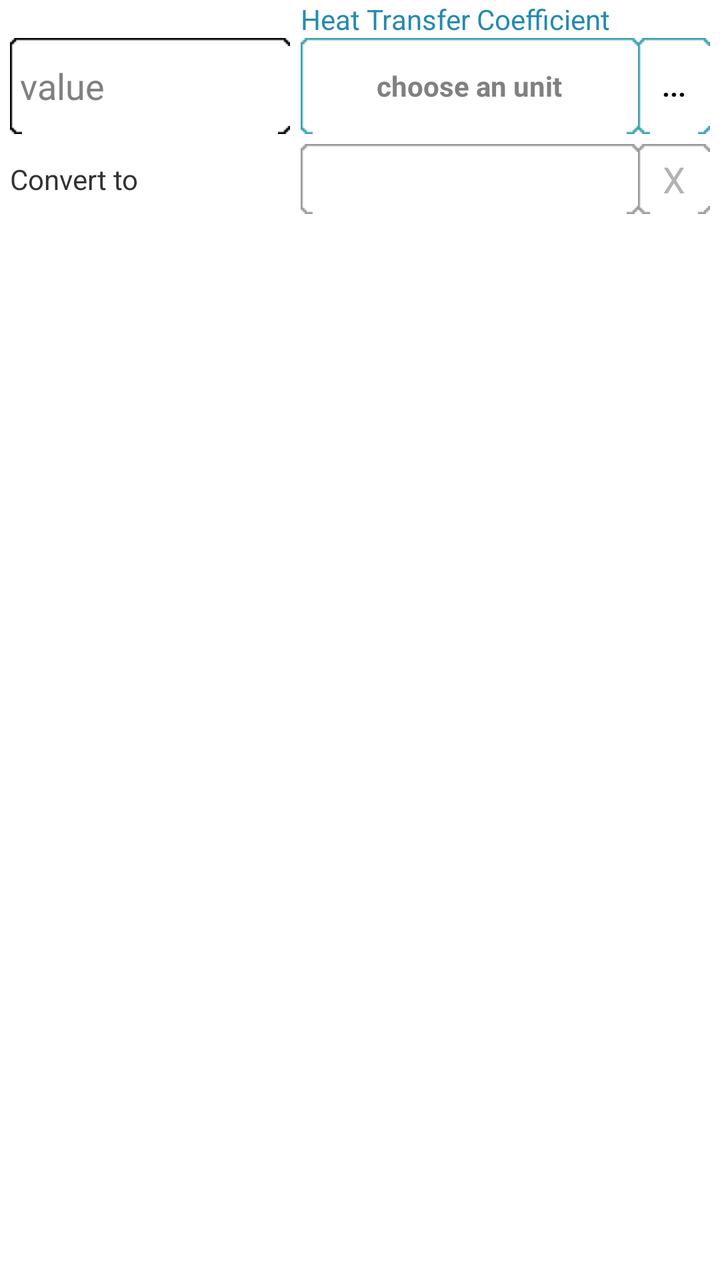
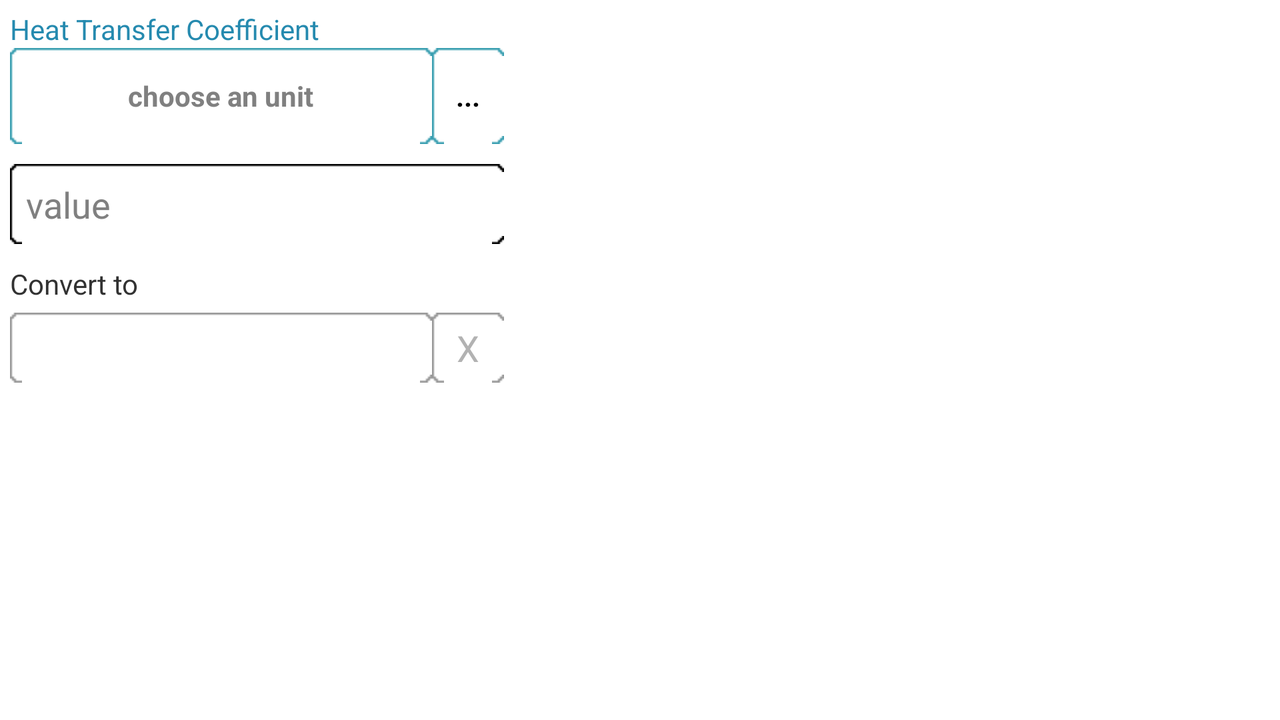

The same Android screen from two of the app's own layout files: first res/layout/ as a phone draws it, then the author's variant for another configuration, drawn on a device whose configuration selects that folder. Both files follow.
<!-- AndroidManifest.xml: application theme AppTheme -->
<!-- res/layout/sunicon_converter.xml -->
<?xml version="1.0" encoding="utf-8"?>
<TableLayout xmlns:android="http://schemas.android.com/apk/res/android"
    android:id="@+id/mainView"
    android:layout_width="match_parent"
    android:layout_height="wrap_content"
    android:animateLayoutChanges="true"
    android:paddingLeft="5dp"
    android:paddingRight="5dp"
    android:stretchColumns="0,1" >

    <TableRow
        android:layout_width="match_parent"
        android:layout_height="wrap_content" >

        <TextView
            android:layout_width="wrap_content"
            android:layout_height="wrap_content" />

        <TextView
            android:id="@+id/categoryLabel"
            android:layout_width="wrap_content"
            android:layout_span="2"
            android:text="Heat Transfer Coefficient"
            android:textColor="@color/category_fg"
            android:textSize="14sp" />
    </TableRow>

    <TableRow
        android:layout_width="match_parent"
        android:layout_height="wrap_content" >

        <ViewSwitcher
            android:id="@+id/baseValueSwitcher"
            android:layout_width="match_parent"
            android:layout_height="match_parent"
            android:layout_marginRight="5dp" >

            <EditText
                android:id="@+id/valueEditor"
                android:layout_width="match_parent"
                android:layout_height="match_parent"
                android:layout_margin="0dp"
                android:ellipsize="start"
                android:hint="value"
                android:imeOptions="flagNoFullscreen|flagNoExtractUi|actionDone"
                android:inputType="numberDecimal"
                android:maxLength="16"
                android:padding="5dp" />

            <Spinner
                android:id="@+id/valueSpinner"
                android:layout_width="match_parent"
                android:layout_height="match_parent"
                android:layout_margin="0dp"
                android:background="@drawable/edittext_blue_colorstate"
                android:padding="5dp"
                android:popupBackground="@drawable/droplist" />
        </ViewSwitcher>

        <Button
            android:id="@+id/baseUnitPickerButton"
            android:layout_width="match_parent"
            android:layout_height="match_parent"
            android:background="@drawable/edittext_active"
            android:hint="choose an unit"
            android:maxLength="24"
            android:padding="0dp"
            android:singleLine="true"
            android:textAppearance="?android:attr/textAppearanceSmall"
            android:textStyle="bold" />

        <Button
            android:id="@+id/baseUnitPicker2Button"
            android:layout_width="36dp"
            android:layout_height="match_parent"
            android:background="@drawable/edittext_active"
            android:enabled="true"
            android:padding="0dp"
            android:singleLine="true"
            android:text="..."
            android:textAppearance="?android:attr/textAppearanceSmall"
            android:textStyle="bold" />
    </TableRow>

    <TableRow
        android:layout_width="match_parent"
        android:layout_height="wrap_content"
        android:layout_marginTop="5dp" >

        <TextView
            android:layout_width="wrap_content"
            android:layout_height="wrap_content"
            android:layout_marginRight="5dp"
            android:text="Convert to" />

        <EditText
            android:id="@+id/targetUnitFilterEditor"
            android:layout_width="match_parent"
            android:layout_height="wrap_content"
            android:enabled="false"
            android:imeOptions="flagNoFullscreen|flagNoExtractUi|actionDone"
            android:inputType="textNoSuggestions|textFilter"
            android:padding="8dp"
            android:singleLine="true"
            android:textAppearance="?android:attr/textAppearanceSmall" />

        <Button
            android:id="@+id/clearTargetUnitFilterButton"
            android:layout_width="wrap_content"
            android:layout_height="match_parent"
            android:background="@drawable/edittext_blue_colorstate"
            android:enabled="false"
            android:minHeight="10dp"
            android:minWidth="10dp"
            android:text="X"
            android:width="10dp" />
    </TableRow>

    <LinearLayout
        android:id="@+id/updateInProgressPanel"
        android:layout_width="match_parent"
        android:layout_height="wrap_content"
        android:paddingBottom="10dp"
        android:paddingTop="10dp"
        android:visibility="gone" >

        <ProgressBar
            android:id="@+id/currencyLoadingProgressBar"
            style="?android:attr/progressBarStyleSmall"
            android:layout_width="wrap_content"
            android:layout_height="wrap_content" />

        <TextView
            android:id="@+id/currencyLoadingLabel"
            android:layout_width="wrap_content"
            android:layout_height="wrap_content"
            android:text="Updating currency rate. Touch to skip..." >
        </TextView>
    </LinearLayout>

    <ViewSwitcher
        android:id="@+id/resultListSwitcher"
        android:layout_width="match_parent"
        android:layout_height="match_parent"
        android:layout_marginTop="10dp" >

        <ListView
            android:id="@android:id/list"
            android:layout_width="match_parent"
            android:layout_height="match_parent"
            android:animateLayoutChanges="true"
            android:choiceMode="singleChoice" />

        <ProgressBar
            android:id="@+id/progressbar"
            android:layout_width="wrap_content"
            android:layout_height="wrap_content" />
    </ViewSwitcher>

</TableLayout>
<!-- resources referenced by this layout -->
<resources>
  <color name="category_fg">#FF258AAF</color>
  <!-- drawable droplist: png bitmap (drawable, 103 bytes) -->
  <!-- drawable edittext_active: png bitmap (drawable, 120 bytes) -->
  <!-- drawable edittext_blue_colorstate (drawable) -->
  <?xml version="1.0" encoding="utf-8"?>
  <selector xmlns:android="http://schemas.android.com/apk/res/android">
  
      <item android:drawable="@drawable/edittext_disabled" android:state_enabled="false"/>
      <item android:drawable="@drawable/edittext_default" android:state_enabled="true" android:state_focused="false"/>
      <item android:drawable="@drawable/edittext_active" android:state_enabled="true" android:state_focused="true"/>
      
  </selector>
  <!-- from res/values-v14/ -->
  <style name="AppTheme" parent="android:Theme.Holo.Light.DarkActionBar">
          <item name="android:editTextStyle">@style/edittext_blue</item>
      </style>
  <!-- drawable edittext_disabled: png bitmap (drawable, 220 bytes) -->
  <!-- drawable edittext_default: png bitmap (drawable, 116 bytes) -->
  <style name="edittext_blue" parent="@android:style/Widget.EditText">
          <item name="android:background">@drawable/edittext_blue_colorstate</item>
      </style>
</resources>
<!-- res/layout-land/sunicon_converter.xml (the author's variant of the layout above) -->
<!-- drawn on the phone turned sideways -->
<?xml version="1.0" encoding="utf-8"?>
<LinearLayout xmlns:android="http://schemas.android.com/apk/res/android"
    android:id="@+id/mainView"
    android:layout_width="fill_parent"
    android:layout_height="fill_parent"
    android:animateLayoutChanges="true"
    android:orientation="horizontal"
    android:paddingLeft="5dp"
    android:paddingRight="5dp"
    android:paddingTop="5dp" >

    <TableLayout
        android:layout_width="match_parent"
        android:layout_height="wrap_content"
        android:layout_marginRight="5dp"
        android:layout_weight="0.6"
        android:stretchColumns="0" >

        <TextView
            android:id="@+id/categoryLabel"
            android:layout_width="wrap_content"
            android:layout_height="wrap_content"
            android:text="Heat Transfer Coefficient"
            android:textColor="@color/category_fg"
            android:textSize="14sp" />

        <TableRow
            android:layout_width="match_parent"
            android:layout_height="match_parent" >

            <Button
                android:id="@+id/baseUnitPickerButton"
                android:layout_width="0dp"
                android:layout_height="match_parent"
                android:layout_weight="0.9"
                android:background="@drawable/edittext_active"
                android:hint="choose an unit"
                android:padding="10dp"
                android:singleLine="true"
                android:textAppearance="?android:attr/textAppearanceSmall"
                android:textStyle="bold" />

            <Button
                android:id="@+id/baseUnitPicker2Button"
                android:layout_width="36dp"
                android:layout_height="match_parent"
                android:background="@drawable/edittext_active"
                android:enabled="true"
                android:padding="0dp"
                android:singleLine="true"
                android:text="..."
                android:textAppearance="?android:attr/textAppearanceSmall"
                android:textStyle="bold" />
        </TableRow>

        <ViewSwitcher
            android:id="@+id/baseValueSwitcher"
            android:layout_width="match_parent"
            android:layout_height="match_parent"
            android:layout_marginTop="10dp" >

            <EditText
                android:id="@+id/valueEditor"
                android:layout_width="match_parent"
                android:layout_height="wrap_content"
                android:layout_margin="0dp"
                android:ellipsize="start"
                android:hint="value"
                android:imeOptions="actionDone"
                android:inputType="numberDecimal|numberSigned"
                android:maxLength="16"
                android:padding="8dp" />

            <Spinner
                android:id="@+id/valueSpinner"
                android:layout_width="match_parent"
                android:layout_height="match_parent"
                android:layout_margin="0dp"
                android:background="@drawable/edittext_blue_colorstate"
                android:padding="5dp"
                android:popupBackground="@drawable/droplist" />
        </ViewSwitcher>

        <TextView
            android:layout_width="wrap_content"
            android:layout_height="wrap_content"
            android:layout_marginTop="10dp"
            android:text="Convert to" />

        <TableRow
            android:layout_width="match_parent"
            android:layout_height="wrap_content"
            android:layout_marginBottom="10dp"
            android:layout_marginTop="5dp" >

            <EditText
                android:id="@+id/targetUnitFilterEditor"
                android:layout_width="0dp"
                android:layout_height="wrap_content"
                android:layout_weight="0.9"
                android:enabled="false"
                android:imeOptions="actionDone"
                android:inputType="textNoSuggestions|textFilter"
                android:padding="8dp"
                android:singleLine="true"
                android:textAppearance="?android:attr/textAppearanceSmall" />

            <Button
                android:id="@+id/clearTargetUnitFilterButton"
                android:layout_width="wrap_content"
                android:layout_height="match_parent"
                android:background="@drawable/edittext_blue_colorstate"
                android:enabled="false"
                android:minHeight="10dp"
                android:minWidth="10dp"
                android:text="X"
                android:width="10dp" />
        </TableRow>

        <LinearLayout
            android:id="@+id/updateInProgressPanel"
            android:layout_width="match_parent"
            android:layout_height="wrap_content"
            android:paddingBottom="10dp"
            android:paddingTop="10dp"
            android:visibility="gone" >

            <ProgressBar
                android:id="@+id/currencyLoadingProgressBar"
                style="?android:attr/progressBarStyleSmall"
                android:layout_width="wrap_content"
                android:layout_height="wrap_content" />

            <TextView
                android:id="@+id/currencyLoadingLabel"
                android:layout_width="wrap_content"
                android:layout_height="wrap_content"
                android:text="Updating currency rate. Touch to skip..." >
            </TextView>
        </LinearLayout>
    </TableLayout>

    <ViewSwitcher
        android:id="@+id/resultListSwitcher"
        android:layout_width="match_parent"
        android:layout_height="fill_parent"
        android:layout_weight="0.4" >

        <ListView
            android:id="@android:id/list"
            android:layout_width="fill_parent"
            android:layout_height="fill_parent"
            android:animateLayoutChanges="true"
            android:choiceMode="singleChoice" />

        <ProgressBar
            android:id="@+id/progressbar"
            android:layout_width="wrap_content"
            android:layout_height="wrap_content" />
    </ViewSwitcher>

</LinearLayout>
